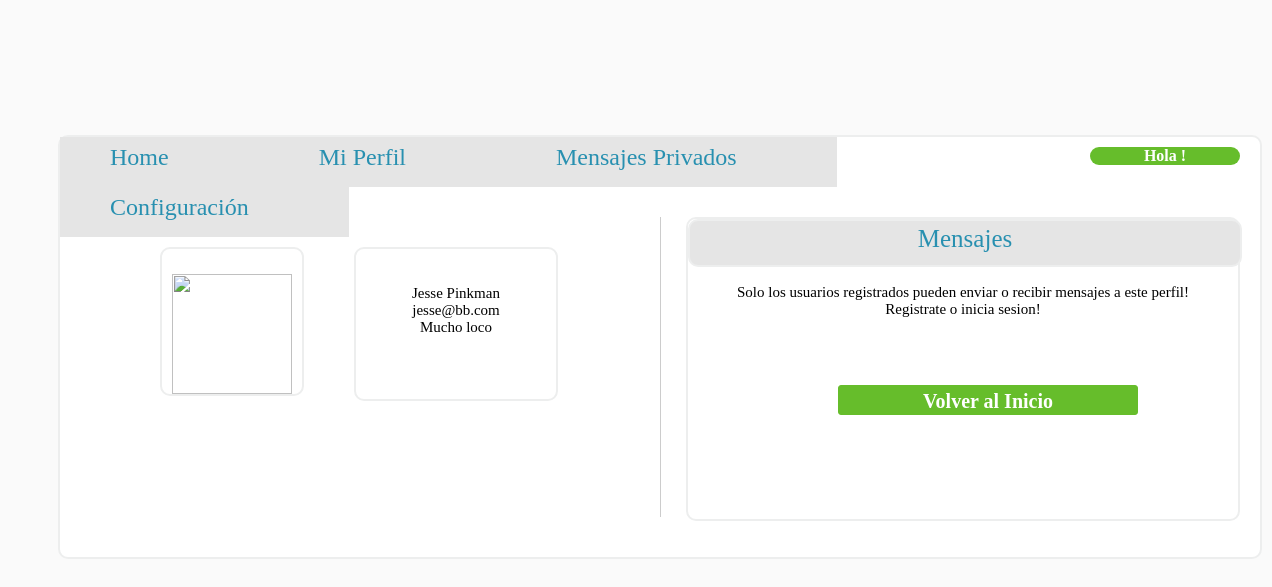
The app's page /paginas/perfil.php?p=4 with its own data.
### tables this page shows
CREATE TABLE `usuario` (
  `idusuario` int(11) NOT NULL AUTO_INCREMENT,
  `nombre` text NOT NULL,
  `apellido` text NOT NULL,
  `mail` text NOT NULL,
  `descripcion` text,
  `password` text NOT NULL,
  `administrador` int(11) NOT NULL DEFAULT '0',
  `privacidad` int(11) NOT NULL DEFAULT '3',
  PRIMARY KEY (`idusuario`)
);

### paginas/mysql.php (called while the page is built, shortened)
<?php
$server="localhost:3306";
$user="root";
$password="";
$conexion=(mysqli_connect($server,$user,$password));
$consulta=mysqli_query($conexion,$con);
?>

### paginas/perfil.php (the view, shortened to what this page needs)
<!DOCTYPE html>
<html>
<head>
	<link rel="stylesheet" type="text/css" href="../css/estilo2.css"/>
</head>
<body>
		<div id="container">
					<ul class="dropdown">
						<li><a href="home.php" class="dir">Home</a></li>
						<li><a href="perfil.php" class="dir">Mi Perfil</a></li>
						<li><a href="mensajes-privados.php" class="dir">Mensajes Privados</a></li>
						<li><a href="conf.php" class="dir">Configuraci&oacute;n</a></li>
					</ul>
					<?php
					$activo=$_SESSION['activo'];
					?>
					<div class="bienvenidos">
						Hola <?php
							?>!
					</div>
					<div id="perfilmostrar">
							<div class="imagen"><img src="../img/perfildefault.png." width="120px" height="120px" alt=""/></a></div>
							<div id="infoperfil"><p>
								<?php
								$perf=$_GET['p'];
								if ($perf!=NULL) {
												$con="CALL perfil('$perf')";
												require ("mysql.php");
												while($resultados=mysqli_fetch_array($consulta)){
													echo '<div class="aviso">'.$resultados['nombre'].' ';
													echo $resultados['apellido'].'</br></div>';
													echo '<div class="aviso">'.$resultados['mail'].'</br></div>';
													echo '<div class="aviso">'.$resultados['descripcion'].'</div>';
												}
								     }
								?></p></div>
					</div>
					<div class="lineavertical"></div>
					<div id="mensajes">
						<div id="mensajestitulo">Mensajes</div>
					<?php
						$con="CALL perfil($perf)";
						require ("mysql.php");
						$g=mysqli_fetch_array($consulta);
						$privacidad=$g['privacidad'];
						if ($activo!=NULL) {
							if($perf!=NULL){
								switch ($privacidad) {
									case '1':
									if ($seguidores!=NULL){
										$con="CALL mensajes('$perf')";
										require ("mysql.php");
										?>
											<div class="mensajesrecibidos">
										<?php
										while($f=mysqli_fetch_array($consulta)){
																				echo '<div class="aviso"></br>'.$f['nombre'].' ';
																				echo $f['apellido'].'</br></div>';
																				echo '<div class="aviso">'.$f['mensaje'].'</div>';
																				}
										mysqli_close($conexion);
										?>
										</div>
										<div class="escribir">
												<form method="post" action="envio-msj.php" name="busqueda">
												<textarea id="mensaje" name="mensaje" placeholder="Escriba su mensaje aqu&iacute;. Maximo 200 caracteres" rows="3" cols="60" onkeypress="return limita(this,event,200)"
                                                onkeyup="cuenta(this,event,200,'contador')"></textarea>
                                                <span id="contador"></span>
												<input type="hidden" id="receptor" name="receptor" value="<?php echo $perf;?>"/>
												<input type="submit" id="botonsend" name="enviar" value="Enviar"/></form>
										</div>
									<?php }
										 else echo '<div class="aviso">
										 			</br>La privacidad de este usuario no permite que envies ni que leas sus msjs</div>';
										break;
									case '2':
									if ($seguidores!=NULL){
										$con="CALL mensajes('$perf')";
										require ("mysql.php");
										?>
											<div class="mensajesrecibidos">
										<?php
										while($f=mysqli_fetch_array($consulta)){
																				echo '<div class="aviso"></br>'.$f['nombre'].' ';
																				echo $f['apellido'].'</br></div>';
																				echo '<div class="aviso">'.$f['mensaje'].'</div>';
																				}
										mysqli_close($conexion);
										?>
										</div>
										<div class="escribir">
												<form method="post" action="envio-msj.php" name="busqueda">
												<textarea id="mensaje" name="mensaje" placeholder="Escriba su mensaje aqu&iacute;. Maximo 200 caracteres" rows="3" cols="60" onkeypress="return limita(this,event,200)"
                                                onkeyup="cuenta(this,event,200,'contador')"></textarea>
                                                <span id="contador"></span>
												<input type="hidden" id="receptor" name="receptor" value="<?php echo $perf;?>"/>
												<input type="submit" id="botonsend" name="enviar" value="Enviar"/></form>
										</div>
									<?php }
									else {
										$con="CALL mensajes('$perf')";
										require ("mysql.php");
										?>
											<div class="mensajesrecibidos">
										<?php
										while($f=mysqli_fetch_array($consulta)){
																				echo '<div class="aviso"></br>'.$f['nombre'].' ';
																				echo $f['apellido'].'</br></div>';
																				echo '<div class="aviso">'.$f['mensaje'].'</div>';
																				}
										mysqli_close($conexion);
										?>
										</div>
										<?php
										}
										break;
										default:
										$con="CALL mensajes('$perf')";
										require ("mysql.php");
										?>
											<div class="mensajesrecibidos">
										<?php
										while($f=mysqli_fetch_array($consulta)){
																				echo '<div class="aviso"></br>'.$f['nombre'].' ';
																				echo $f['apellido'].'</br></div>';
																				echo '<div class="aviso">'.$f['mensaje'].'</div>';
																				}
										mysqli_close($conexion);
										?>
										</div>
										<div class="escribir">
												<form method="post" action="envio-msj.php" name="busqueda">
												<textarea id="mensaje" name="mensaje" placeholder="Escriba su mensaje aqu&iacute;. Maximo 200 caracteres" rows="3" cols="60" onkeypress="return limita(this,event,200)"
                                                onkeyup="cuenta(this,event,200,'contador')"></textarea>
                                                <span id="contador"></span>
												<input type="hidden" id="receptor" name="receptor" value="<?php echo $perf;?>"/>
												<input type="submit" id="botonsend" name="enviar" value="Enviar"/></form>
										</div>
										<?php
										break;
								}
											}
							else {
									$con="CALL mensajes('$idusr')";
										require ("mysql.php");
										?>
											<div class="mensajesrecibidos">
										<?php
										while($f=mysqli_fetch_array($consulta)){
																				echo '<div class="aviso"></br>'.$f['nombre'].' ';
																				echo $f['apellido'].'</br></div>';
																				echo '<div class="aviso">'.$f['mensaje'].'</div>';
																				}
										mysqli_close($conexion);
										?>
										</div>
										<div class="escribir">
												<form method="post" action="envio-msj.php" name="busqueda">
												<textarea id="mensaje" name="mensaje" placeholder="Escriba su mensaje aqu&iacute;. Maximo 200 caracteres" rows="3" cols="60" onkeypress="return limita(this,event,200)"
                                                onkeyup="cuenta(this,event,200,'contador')"></textarea>
                                                <span id="contador"></span>
												<input type="hidden" id="receptor" name="receptor" value="<?php echo $perf;?>"/>
												<input type="submit" id="botonsend" name="enviar" value="Enviar"/></form>
										</div>
								<?php
								}
											}
						else	{
							if($perf!=NULL){
										switch ($privacidad) {
											case '3':
												echo "<div class='aviso'><br/>Solo los usuarios registrados pueden enviar o recibir mensajes a este perfil!<br/>
												Registrate o inicia sesion!<br/><br/></div>";
												echo "<form action='../index.php'>
    											<input type=submit value='Volver al Inicio' name='logon' id='botonback'>
												</form>";
												break;
										?>
										<?php
										}
									}
							else{
							echo "<div class='aviso'><br/>Solo los usuarios registrados tienen mensajes! Registrate o inicia sesion!<br/><br/></div>";
							echo "<form action='../index.php'>
    						<input type=submit value='Volver al Inicio' name='logon' id='botonback'>
							</form>";
								}
						}
					?>
					</div>
  		</div>
</body>
</body>
</html>

### css/estilo2.css (style rules this page uses)
body { background-color: #fafafa; background-image:url("../img/fondo3.jpg"); background-position: center center; background-repeat: no-repeat; background-attachment: fixed; background-size: cover; }
#container { width: 1200px; height: 420px; margin-top: 135px; border-radius: 10px; border:solid; border-color: #edeeee; border-width: 2px; margin-right: 50px; margin-left:50px; background-color: #fff; }
.dropdown { height:50px; width:960px; }
ul.dropdown, ul.dropdown li, ul.dropdown ul { list-style: none; margin: 0; padding: 0; height: 50px; }
ul.dropdown { position: relative; z-index: 597; float: left; height: 50px; }
ul.dropdown li { float: left; min-height: 1px; line-height: 1.3em; vertical-align: middle; height: 50px; }
ul.dropdown { font: normal 12px 'Corbel', text-transform: uppercase; height: 50px; }
ul.dropdown li { padding: 7px 0; background-color: #E5E5E5; color: #2890B0; line-height: normal; height: 50px; }
ul.dropdown a:link, ul.dropdown a:visited { color: #2890B0; text-decoration: none; font-family: 'Corbel';font-size: 24px; }
ul.dropdown *.dir { padding-right: 100px; background-image: none; background-position: 100% 50%; background-repeat: no-repeat; }
ul.dropdown li a { display: block; padding: 7px 50px; }
ul.dropdown li { padding: 0; }
#perfilmostrar { width: 550px; height: 300px; float: left; }
.imagen { padding-top: 25px; padding-left: 10px; margin-left: 100px; margin-top: 60px; border-radius: 10px; border: solid; border-width: 2px; border-color: #edeeee; width: 130px; height: 120px; float: left; }
#infoperfil { border-radius: 10px; border: solid; border-width: 2px; border-color: #edeeee; width: 200px; height: 150px; float: left; margin-right: 20px; margin-left: 50px; margin-top: 60px; }
p { text-align: center; padding: 2px; }
.lineavertical { border-left: 1px solid #ccc; height: 300px; width: 1px; margin-left: 600px; margin-top: 80px; position: absolute; }
#mensajes { width: 550px; height: 300px; float: right; margin-top: 30px; margin-right: 20px; border-radius: 10px; border: solid; border-width: 2px; border-color: #edeeee; }
#mensajestitulo { border: solid; width: 100%; height: 40px; text-align: center; padding-top: 4px; font-family: 'Corbel'; font-size: 25px; color: #2890B0; background-color: #E5E5E5; border-radius: 10px; border: solid; border-width: 2px; border-color: #edeeee; }
.bienvenidos { color: #fff; background-color: #66bd2b; border-color: #2e6da4; width: 150px; float: right; margin-top: 10px; margin-right: 20px; text-align: center; font-family: 'Corbel'; border-radius: 10px; font-weight: bold; }
.aviso { font-family: 'Corbel'; text-align: center; font-size: 15px; }
#botonback { float: right; margin-top: 50px; margin-right: 100px; background-color: #66bd2b; border-color:#66bd2b; border-width: 1px; width:300px; height: 30px; line-height: 29px; font-family:'Corbel'; color:#fff; font-size:20px; border-radius:3px; border-style: solid; font-weight: bold; }

### records on screen
usuario: nombre "Jesse", apellido "Pinkman", mail "jesse@bb.com", descripcion "Mucho loco"
